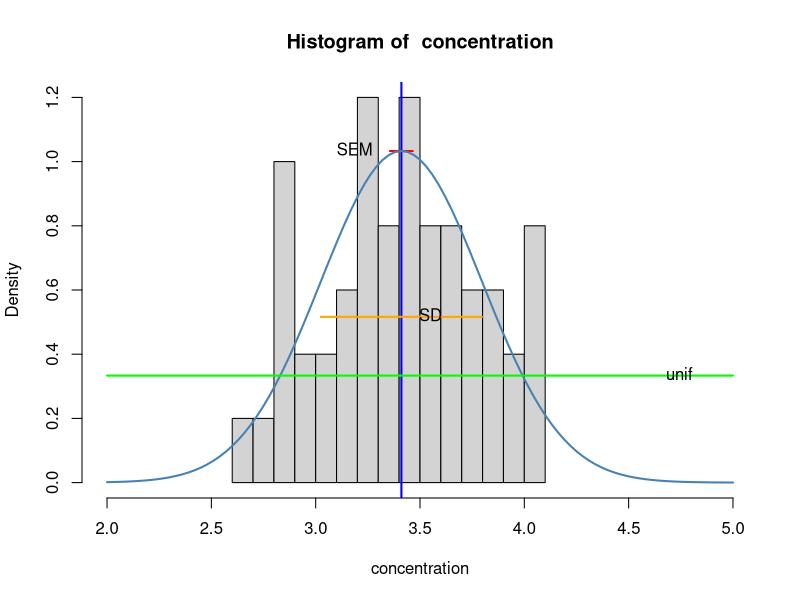
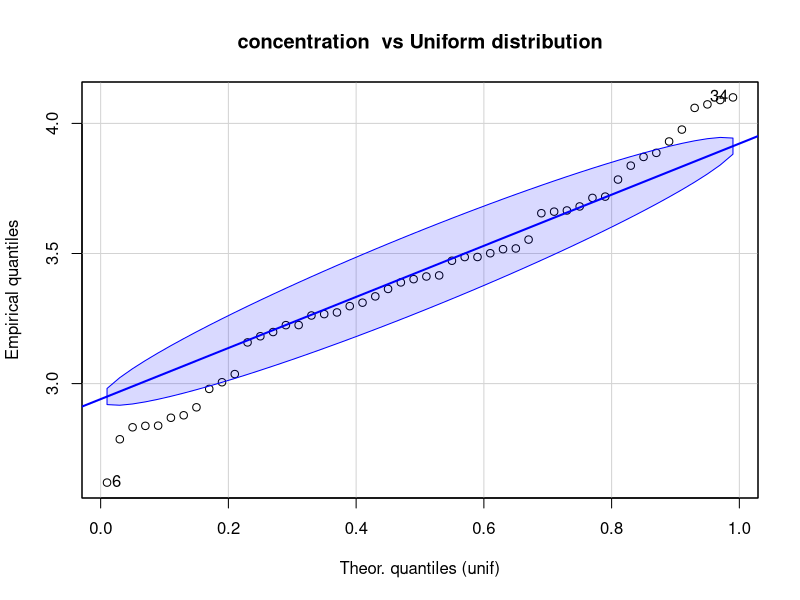
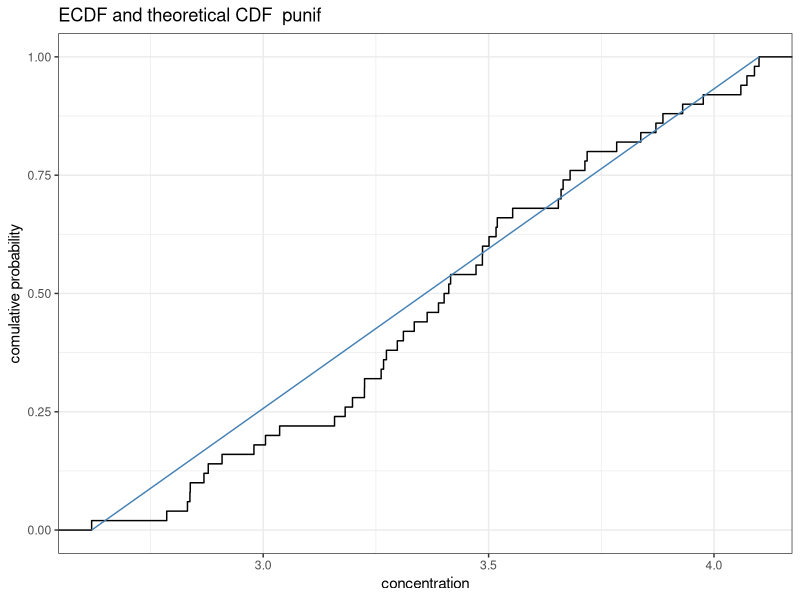
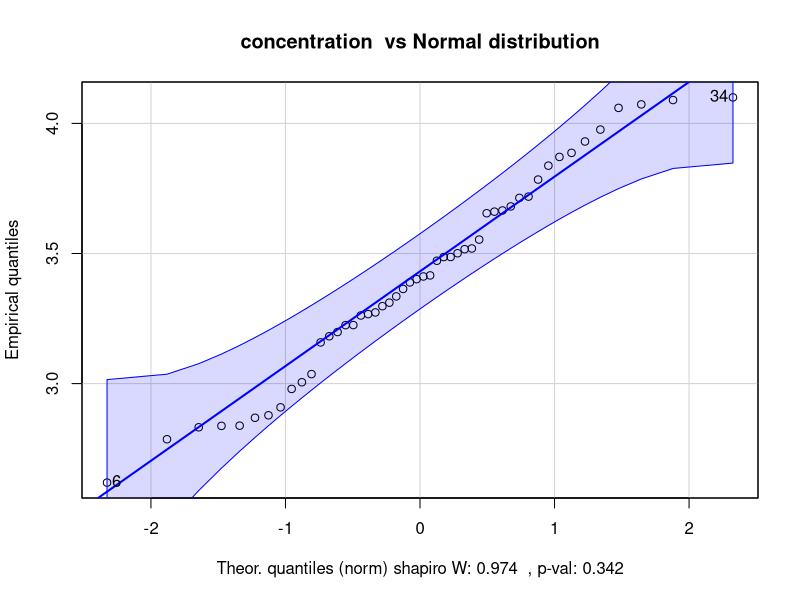
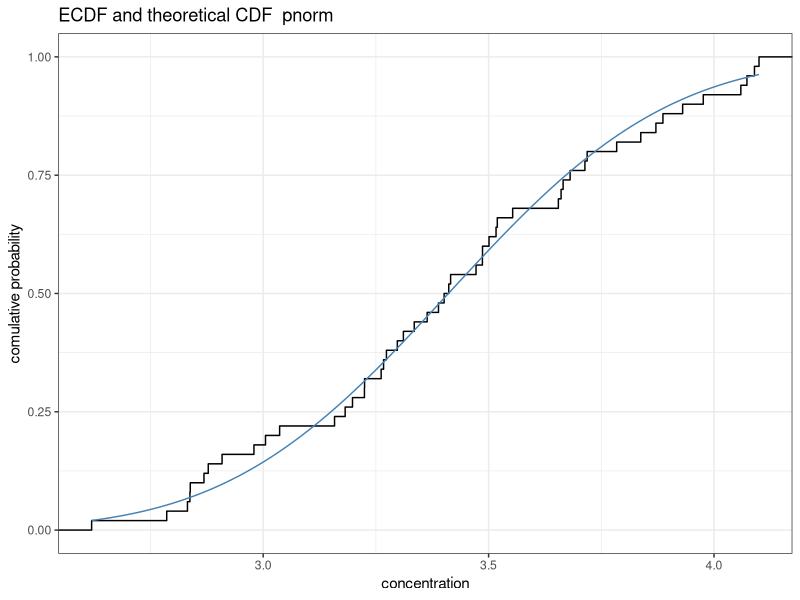
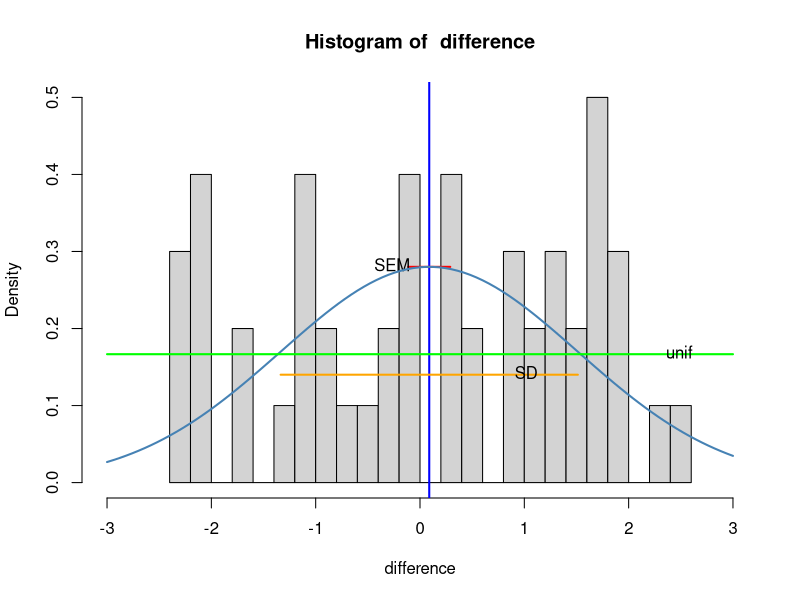
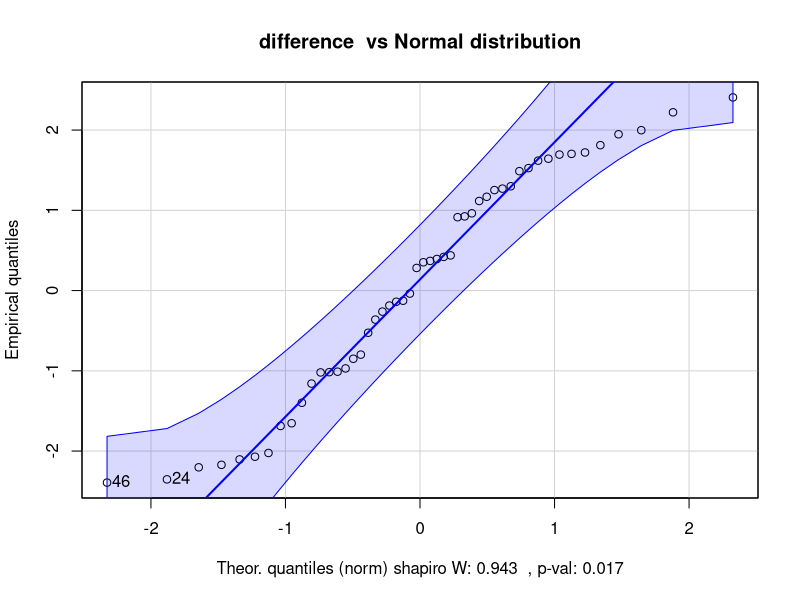
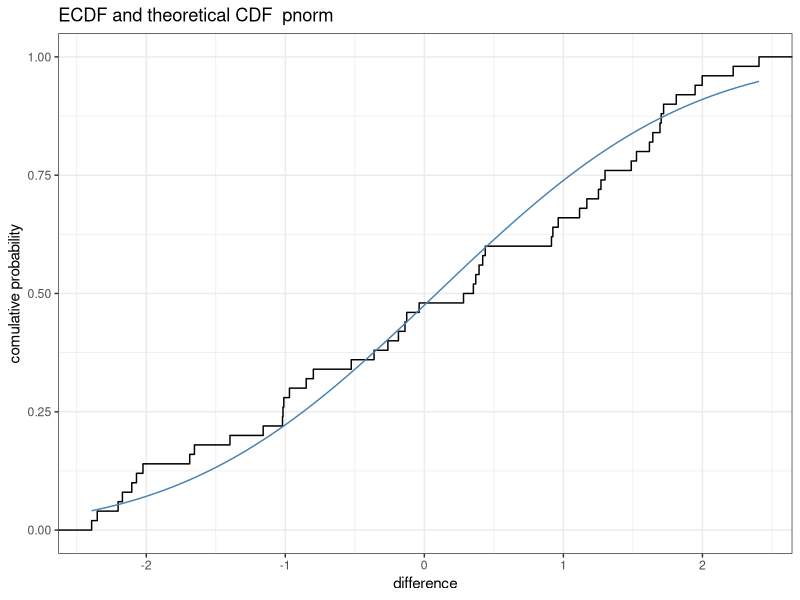

The R source for these figures, in order:
#install.packages("MASS")
library("MASS")

#install.packages("car")
library("car")
library(ggplot2)

# 17.
fracture <- read.table("bone-fracture.csv", sep = ";", header = TRUE)


getMeanCI <- function(fdata) {
  mu <- mean(fdata)
  sd <- sd(fdata)
  n <- length(fdata)
  fi <- qnorm(0.975)
  
  ci.start <- mu - fi*sd/sqrt(n)
  ci.end <- mu + fi*sd/sqrt(n)
  return(c(ci.start, ci.end))
}

getBinCI <- function(p) {
  fi <- qnorm(0.975)
  n <- length(fdata)
  
  ci.start <- p - fi*sqrt(p*(1-p)/n)
  ci.end <- p + fi*sqrt(p*(1-p)/n)
  return(c(ci.start, ci.end))
}

getUnifCI <- function(p) {
  fi <- qnorm(0.975)
  n <- length(fdata)
  
  ci.start <- p - fi*sqrt(p*(1-p)/n)
  ci.end <- p + fi*sqrt(p*(1-p)/n)
  return(c(ci.start, ci.end))
}

histPlot <- function(fdata, desc) {
  #  def.par=par(no.readonly = T)
  #  layout.show(layout(matrix(c(1,1,2,3), nrow=2, ncol=2, byrow = TRUE)))
  
  dmin <- floor(min(fdata))
  dmax <- ceiling(max(fdata))
  size <- length(fdata)
  mu <- mean(fdata)
  
  sd <- sd(fdata)
  sem <- sd(fdata)/sqrt(size)
  maxD <- dnorm( mu, mean = mu, sd = sd)
  
  hist(fdata, freq = F, breaks = 20, xlab = desc, xlim = c(dmin, dmax), main = paste("Histogram of ", desc))
  abline(v = mu, lwd = 2, col = "blue")
  
  lines(c(mu - sem, mu + sem), c(maxD,maxD), lwd = 2, col = "red")
  text(mu + sem, maxD, "SEM", pos = 2, offset = 2)
  
  lines(c(mu - sd, mu + sd), c(maxD/2,maxD/2), lwd = 2, col = "orange")
  text(mu + sd, maxD/2, "SD", pos = 2, offset = 2)
  
  xseq=seq(dmin, dmax, (dmax-dmin)/100)
  lines(xseq, dnorm(xseq, mean = mu, sd = sd), lwd = 2, col = "steelblue")
  
  unif <- dunif(xseq, min = dmin, max = dmax)
  lines(xseq, unif, lwd = 2, col = "green")
  text(dmax, unif[1], "unif", pos = 2, offset = 2)
#  lines(xseq, dpois(xseq, lambda = round(mean(fdata))), lwd = 2, col = "red")
}

compNorm <- function(fdata, desc) {
  # another test of normality using the Shapiro-Wilk-Test
  shp.test <- shapiro.test(fdata)
  spw <- round(shp.test$statistic,3)
  spval <- round(shp.test$p.value,3)
  # W close to 1 and p-value < 0.05 means the data is not normaly distributed
  
  qqPlot(fdata, dist = "norm", main = paste(desc, " vs Normal distribution"), xlab = paste("Theor. quantiles (norm) shapiro W:", spw, " , p-val:", spval), ylab = "Empirical quantiles", envelope=.975)
}
# == qqnorm(fdata, pch = 1, frame = FALSE); qqline(fdata, col = "steelblue", lwd = 2)

compUnif <- function(fdata, desc) {
  qqPlot(fdata, dist = "unif", main = paste(desc, " vs Uniform distribution"), xlab = "Theor. quantiles (unif)", ylab = "Empirical quantiles", envelope=.975)
}

compExp <- function(fdata, desc) {
  qqPlot(fdata, dist = "exp", main = paste(desc, " vs Exponential distribution"), xlab = "Theor. quantiles (exp-distribution)", ylab = "Empirical quantiles", rate = 1/mean(fdata), envelope=.975)
}

compPois <- function(fdata, desc) {
  qqPlot(fdata, dist = "pois", main = paste(desc, " vs Poisson distribution"), xlab = "Theor. quantiles (poisson-distribution)", ylab = "Empirical quantiles", lambda = mean(fdata), envelope=.975)
}

#  qqPlot(fdata, dist = "t", main = paste(desc, " vs Student's T distribution"), xlab = "Theor. quantiles (t-distribution)", ylab = "Empirical quantiles", df = 49)

compCDF <- function(fdata, desc, distr, darg1, darg2=NULL) {
  distrName <- as.character(substitute(distr))
  
  #?ks.test(fdata, distrName, darg1, darg2)
  df <- data.frame(fdata)
  ed <- ecdf(df$fdata)
  p <- ggplot(aes(fdata), data = df) + stat_ecdf() + theme_bw() + stat_function(fun = distr, args = list(darg1, darg2), col="steelblue")
  p <- p + labs(title=paste("ECDF and theoretical CDF ", distrName)) + xlab(desc) + ylab("comulative probability")
#  maxdiffidx <- which.max(abs(ed(dd$fdata) - distr(df$fdata, darg1, darg2)))
#  maxdiffat <- df$fdata[maxdiffidx]
#  p <- p + geom_vline(xintercept=maxdiffat, lty=2, col="red")
  p
}

####################################

##  Concentration
fdata <- fracture$conc
desc <- "concentration"

#plot(density(fdata))
#lines(xseq, dnorm(xseq, mean = mean(fdata), sd = sd(fdata)), lwd = 2, col = "steelblue")

histPlot(fdata, desc)

# compare with uniform
compUnif(fdata, desc)
compCDF(fdata, desc, punif, min(fdata), max(fdata))
# doesn't look good fit

# compare with normal
compNorm(fdata, desc)
compCDF(fdata, desc, pnorm, mean(fdata), sd(fdata))
# it looks good fit

# Conclusion: Normal Distribution with confidential interval for the mean or Lambda:
getMeanCI(fdata)

#compExp(fdata, desc)
#compCDF(fdata, desc, pexp, 1/mean(fdata))

##  Difference
fdata <- fracture$dif
desc <- "difference" 

histPlot(fdata, desc)

# compare with normal
compNorm(fdata, desc)
compCDF(fdata, desc, pnorm, mean(fdata), sd(fdata))
# doesn't look very good fit

# compare with uniform
compUnif(fdata, desc)
compCDF(fdata, desc, punif, min(fdata), max(fdata))
# it looks good fit

# Conclusion: Iniform distribution with confident interval (not big sense):
getMeanCI(fdata)

#compExp(fdata, desc)
#compCDF(fdata, desc, pexp, 1/mean(fdata))

## Number of cells
fdata <- fracture$no.cells
desc <- "number of cells"

histPlot(fdata, desc)

# compare with uniform
compUnif(fdata, desc)
compCDF(fdata, desc, punif, min(fdata), max(fdata))

# compare with normal
compNorm(fdata, desc)
compCDF(fdata, desc, pnorm, mean(fdata), sd(fdata))
# it looks good fit

#compExp(fdata, desc)
#compCDF(fdata, desc, pexp, 1/mean(fdata))

# compare with poisson
compPois(fdata, desc)
compCDF(fdata, desc, ppois, mean(fdata))
# it looks even better fit

# Conclusion: Normal or Poisson Distribution with confidential interval for the mean :
getMeanCI(fdata)
  
## Hit
fdata <- fracture$hit
desc <- "hit"

histPlot(fdata, desc)
# makes no big sense

#qqPlot(fdata, dist = "binom", main = " vs binom distribution", xlab = "Theor. quantiles (binom-distribution)", ylab = "Empirical quantiles", size = 1, prob = mean(fdata))
#var(fdata)

# Ho : E. Bruch guess just by chance
# Ha : E. Bruch guest most of the casses
bintest <- binom.test(length(fdata[fdata == 1]), length(fdata), p = 0.5) 
bintest
bintest$p.value
# P-value < 0.05: Ho rejected, acceppt Ha

# Concliusion: Binomial distribution with estimated p confidential interval:
getBinCI(mean(fdata))
# this not so sure!

#plot(qnbinom(ppoints(fdata), size = 1, mu = mean(fdata)))
#abline(0,1)
